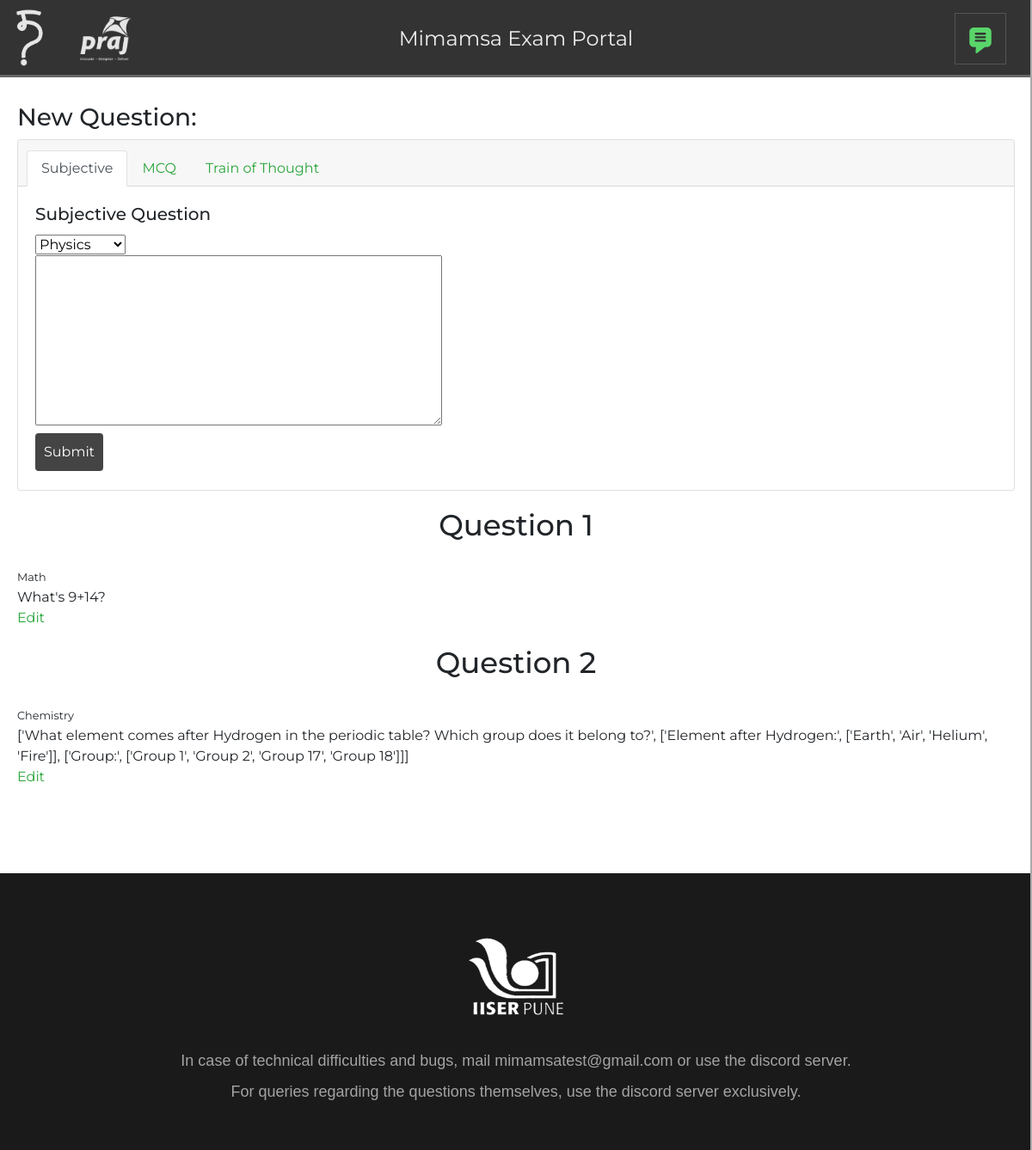
The page /question-portal/1 (signed in) on the database its author committed.
### examPortalApp/models.py (models this page shows)
class Question(models.Model):
    question_number = models.IntegerField(unique=True, null=False)
    question_content = models.TextField()
    question_subject = models.CharField(max_length=15)
    question_type = models.CharField(max_length=2, default='s')
    question_answers = models.CharField(max_length=100, default="", blank=True)
    max_marks = models.IntegerField(default=2)

### examPortalApp/views.py (the view)
# urls.py: path('question-portal/<int:page>', views.question_making_page, name="questionportal"),
@login_required(login_url='/')
def question_making_page(request, page=1):
    if request.user.is_superuser:
        q=Paginator(Question.objects.all().order_by("question_number"), 10)
        QCount=Question.objects.all().count()
        if page not in q.page_range:
            raise Http404
        return render(request, "examPortalApp/questionportal.html", {"QCount": QCount, "questions": q.page(page), "page": page, "pagecount": q.num_pages})
    else:
        return HttpResponseRedirect(reverse("dashboard"))

### examPortalApp/templates/examPortalApp/questionportal.html (shortened to what this page needs)
{% extends 'examPortalApp/body.html' %}
{% block content %}
  <div class="fluid-container">
    <div id="new-question">
      <h3>New Question: </h3>
      <div class="card">
        <div class="card-header">
          <ul class="nav nav-tabs card-header-tabs">
            <li class="nav-item">
              <a id="s-tab" class="nav-link active" aria-current="true" onclick="activateSub()" href="#">Subjective</a>
            </li>
            <li class="nav-item">
              <a id="m-tab" class="nav-link" aria-current="true" onclick="activateMCQ()" href="#">MCQ</a>
            </li>
            <li class="nav-item">
              <a id="t-tab" class="nav-link" aria-current="true" onclick="activateTT()" href="#">Train of Thought</a>
            </li>
          </ul>
        </div>
        <div class="card-body">
          <div id="subjectiveQ-form">
            <h5 class="card-title">Subjective Question</h5>
            <form action="{%url 'post_question'%}" method="post" autocomplete="off">
              <select name="subject">
                <option value="Physics">Physics</option>
              </select>
              <br>
              <textarea style="resize: both" name="content" rows="8" cols="50"></textarea>
              <br>
              <input class="btn btn-primary" type="submit" value="Submit">
            </form>
          </div>
        </div>
        </div>
      </div>
    <div id="questions">
      {% for question in questions%}
      <div class="question" id="question{{question.pk}}">
        <h2 class="question-heading" id="question-heading-{{question.pk}}">Question <span id="qnumber-{{question.pk}}">{{question.question_number}}</span></h2>
        <small class="question-subject" id="question-subject-{{question.pk}}">{{question.question_subject}}</small>
        <br>
        <div class="question-content" id="question-content-{{question.pk}}">
          {{question.question_content|safe}}
        </div>
        {% if user.username == "admin" %}
        <span data-active="0" class="edit"><a href="#" class="edit-link"
            onclick="toggleEditBox(this); return false;">Edit</a></span>
        {% endif %}
        <br>
      </div>
      {% empty %}
      <i>Looks like there aren't any questions here yet</i>
      {% endfor %}
    </div>
  </div>
{% endblock %}

### examPortalApp/static/examPortalApp/css/styles.css (style rules this page uses)
body { -webkit-touch-callout: none; -webkit-user-select: none; -khtml-user-select: none; -moz-user-select: none; -ms-user-select: none; user-select: none; font-family: "Montserrat", sans-serif; }
a:link { text-decoration: none; }
button, input[type=button], input[type=submit], input[type=reset] { color: white; background-color: #444; border: none; margin: 2px 2px 2px 0; padding: 10px; }
.fluid-container { margin: 20px; margin-top: 120px; min-height: calc(100vh - 368px) }
h2 { display: block; text-align: center; padding: 20px; font-size: 32px; }
h2 { text-align: center; padding: 20px; font-size: 34px; }
a { color: #29a53a; }

### rows shown on the page
Question: question_number "1", question_subject "Math", question_content "What's 9+14?"
Question: question_number "2", question_subject "Chemistry", question_content "['What element comes after Hydrogen in the periodic table? Which group does it belong to?', ['Element after Hydrogen:', ['Earth', 'Air', 'Helium', 'Fire']], ['Group:', ['Group 1', 'Group 2', 'Group 17', 'Group 18']]]"
